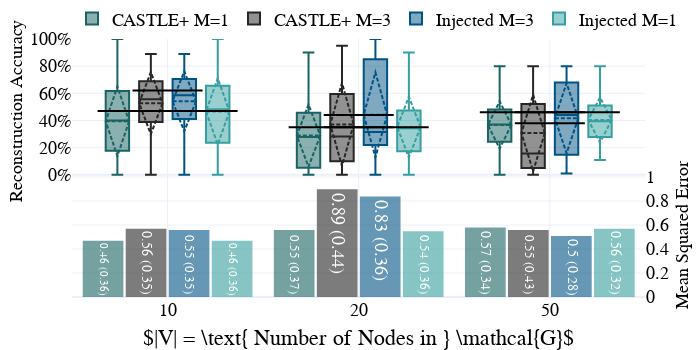

Notebook source saved alongside this figure:
### Code cell
# ## Versions
version = '(r_ex3|r_ex_2b|r_ex_5b|r_ex_1b_k20_l3_h2_n0|r_ex_2b_k20_l3_h2_n0|r_ex_5b_k20_l3_h2_n0)'

df = collect_results(version=version, known_p = 0.2)

df['V2'] = df['V']
df['V'] = [int("k20_l3_h2_n0" not in i) for i in df['V2'] ]

# display(df)

plot_ly_by_compare(df, x='N_nodes', x_desc=r"$|V| = \text{ Number of Nodes in } \mathcal{G}$", 
legend_cord=[0.5,1.15], names_list = ['CASTLE+ M=1','CASTLE+ M=3','Injected M=3','Injected M=1'],
y1_range=[-0.9,1], y2_range= [0, 2.15], y2_ticks=[0,0.2,0.4,0.6,0.8,1], name='compnodes_3L', version='3lvs1l', xwidth = 700, sec_blue='#379f9f', sec_gray='#196363', 
save=save_figs, y1_vis=True)

# plot_ly_by_compare(df, x='branch_bin', x_desc=r"$b= N/|E| = \text{ Dataset Size/Number of Edges}$", 
# legend_cord=[0.5,1.15], names_list = ['CASTLE+ M=1','CASTLE+ M=3','Injected M=3','Injected M=1'],
# y1_range=[-0.9,1], y2_range= [0, 2.15], y2_ticks=[0,0.2,0.4,0.6,0.8,1], name='compedges_3L', version='3lvs1l', xwidth = 700, sec_blue='#379f9f', sec_gray='#196363', 
# save=save_figs, y1_vis=True)

# plot_ly_by_compare(df, x='alpha', x_desc=r"$s = N/|V| \text{ (Dataset Size / Number of Nodes)}$", 
# legend_cord=[0.5,1.15], names_list = ['CASTLE+ M=1','CASTLE+ M=3','Injected M=3','Injected M=1'],
# y1_range=[-0.9,1], y2_range= [0, 2.2], name='compalpha_v2', version='1lvs3l', xwidth = 1100, sec_blue='#379f9f', sec_gray='#196363', 
# save=save_figs, y1_vis=True)

### Figure 1 — Plotly figure (JSON) as saved in the notebook; plotly's stock layout.template omitted (floating-point values rounded to 4 significant figures; data arrays with more than 128 entries replaced by an {"elided": "..."} marker saying what was removed)
{"data": [{"marker": {"color": "#196363", "line": {"color": "#196363", "width": 2}}, "name": "CASTLEMSE", "opacity": 0.6, "showlegend": false, "text": ["0.46 (0.36)", "0.55 (0.37)", "0.57 (0.34)"], "textposition": "auto", "type": "bar", "x": ["10", "20", "50"], "xaxis": "x", "y": [0.46, 0.55, 0.57], "yaxis": "y2"}, {"marker": {"color": "#262626", "line": {"color": "#262626", "width": 2}}, "name": "CASTLEMSE", "opacity": 0.6, "showlegend": false, "text": ["0.56 (0.35)", "0.89 (0.44)", "0.55 (0.43)"], "textposition": "auto", "type": "bar", "x": ["10", "20", "50"], "xaxis": "x", "y": [0.56, 0.89, 0.55], "yaxis": "y2"}, {"marker": {"color": "#005383", "line": {"color": "#005383", "width": 2}}, "name": "InjectedMSE", "opacity": 0.6, "showlegend": false, "text": ["0.55 (0.35)", "0.83 (0.36)", "0.5 (0.28)"], "textposition": "inside", "type": "bar", "x": ["10", "20", "50"], "xaxis": "x", "y": [0.55, 0.83, 0.5], "yaxis": "y2"}, {"marker": {"color": "#379f9f", "line": {"color": "#379f9f", "width": 2}}, "name": "InjectedMSE", "opacity": 0.6, "showlegend": false, "text": ["0.46 (0.36)", "0.54 (0.36)", "0.56 (0.32)"], "textposition": "inside", "type": "bar", "x": ["10", "20", "50"], "xaxis": "x", "y": [0.46, 0.54, 0.56], "yaxis": "y2"}, {"boxmean": "sd", "boxpoints": false, "marker": {"color": "#196363"}, "name": "CASTLE+ M=1", "type": "box", "x": {"elided": "450 str values"}, "xaxis": "x", "y": {"elided": "450 float values"}, "yaxis": "y"}, {"boxmean": "sd", "boxpoints": false, "marker": {"color": "#262626"}, "name": "CASTLE+ M=3", "type": "box", "x": {"elided": "450 str values"}, "xaxis": "x", "y": {"elided": "450 float values"}, "yaxis": "y"}, {"marker": {"color": "Black", "line": {"color": "Black", "width": 2}, "size": 50, "symbol": "line-ew"}, "mode": "markers", "name": "CASTLE+20%", "showlegend": false, "type": "scatter", "x": ["10", "20", "50"], "xaxis": "x", "y": [0.62, 0.44, 0.38], "yaxis": "y"}, {"marker": {"color": "Black", "line": {"color": "Black", "width": 2}, "size": 100, "symbol": "line-ew"}, "mode": "markers", "name": "CASTLE+20%", "showlegend": false, "type": "scatter", "x": ["10", "20", "50"], "xaxis": "x", "y": [0.47, 0.35, 0.46], "yaxis": "y"}, {"boxmean": "sd", "boxpoints": false, "marker": {"color": "#005383"}, "name": "Injected M=3", "type": "box", "x": {"elided": "450 str values"}, "xaxis": "x", "y": {"elided": "450 float values"}, "yaxis": "y"}, {"boxmean": "sd", "boxpoints": false, "marker": {"color": "#379f9f"}, "name": "Injected M=1", "type": "box", "x": {"elided": "450 str values"}, "xaxis": "x", "y": {"elided": "450 float values"}, "yaxis": "y"}, {"marker": {"color": "Black", "line": {"color": "Black", "width": 2}, "size": 50, "symbol": "line-ew"}, "mode": "markers", "name": "CASTLE+20%", "showlegend": false, "type": "scatter", "x": ["10", "20", "50"], "xaxis": "x", "y": [0.47, 0.35, 0.46], "yaxis": "y"}], "layout": {"annotations": [{"align": "left", "showarrow": false, "text": "Reconstruction Accuracy", "textangle": -90, "valign": "top", "xanchor": "left", "xref": "paper", "xshift": -371, "yanchor": "top", "yref": "paper", "yshift": 150}, {"align": "left", "showarrow": false, "text": "Mean Squared Error", "textangle": -90, "valign": "top", "xanchor": "left", "xref": "paper", "xshift": 294, "yanchor": "top", "yref": "paper", "yshift": 10}], "autosize": true, "bargap": 0.1, "bargroupgap": 0.1, "boxmode": "group", "font": {"color": "Black", "family": "Serif", "size": 18}, "height": 350, "legend": {"orientation": "h", "x": 0.5, "xanchor": "center", "y": 1.15, "yanchor": "top"}, "margin": {"b": 0, "l": 10, "pad": 0, "r": 10, "t": 10}, "showlegend": true, "title": {"text": ""}, "width": 700, "xaxis": {"anchor": "y", "domain": [0, 0.94], "showgrid": true, "title": {"text": "$|V| = \\text{ Number of Nodes in } \\mathcal{G}$"}}, "yaxis": {"anchor": "x", "domain": [0, 1], "nticks": 10, "range": [-0.9, 1], "showgrid": true, "showticklabels": true, "tickformat": ".0%", "tickvals": [0, 0.2, 0.4, 0.6, 0.8, 1], "title": {"text": ""}, "zeroline": true}, "yaxis2": {"anchor": "x", "nticks": 10, "overlaying": "y", "range": [0, 2.15], "showgrid": true, "showticklabels": true, "side": "right", "tickvals": [0, 0.2, 0.4, 0.6, 0.8, 1], "title": {"text": ""}, "zeroline": true}}}
